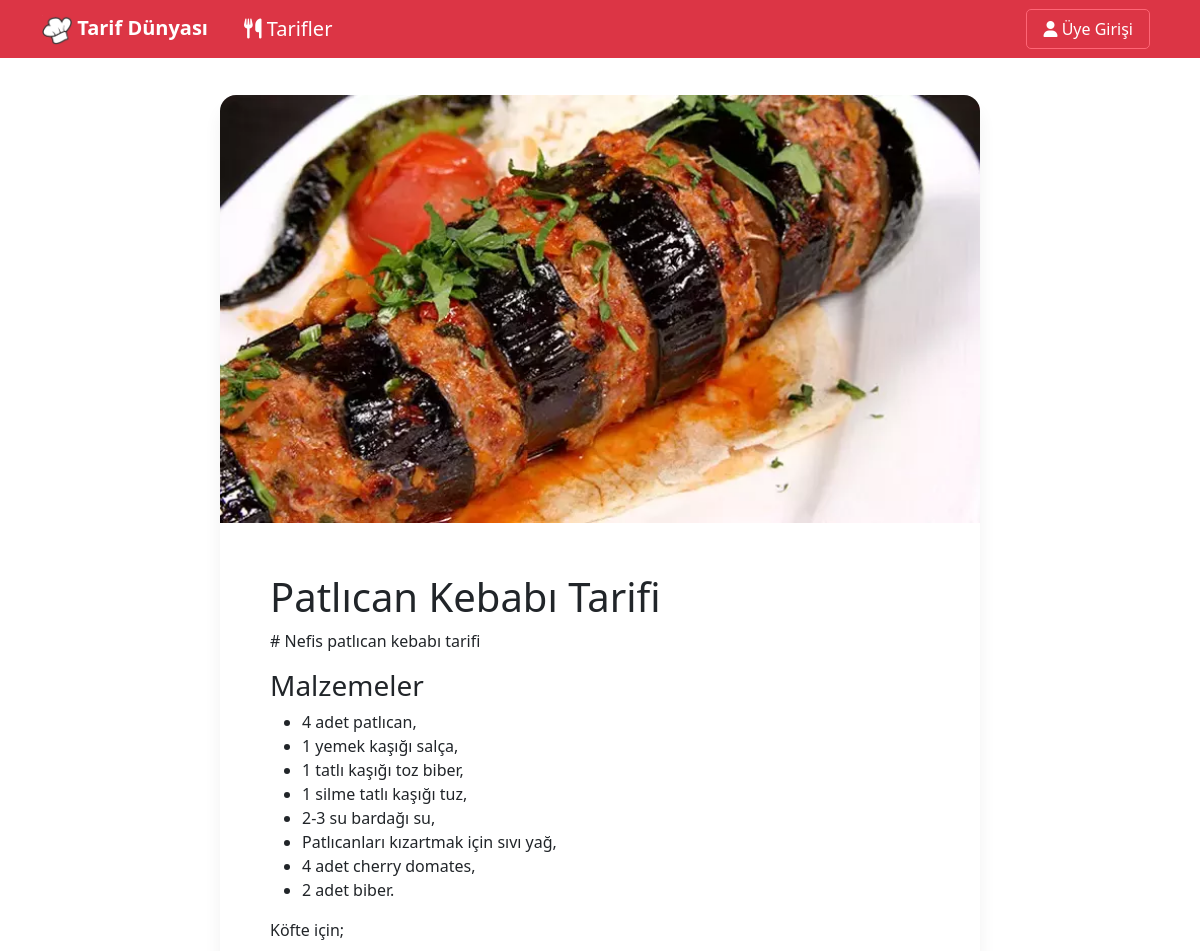
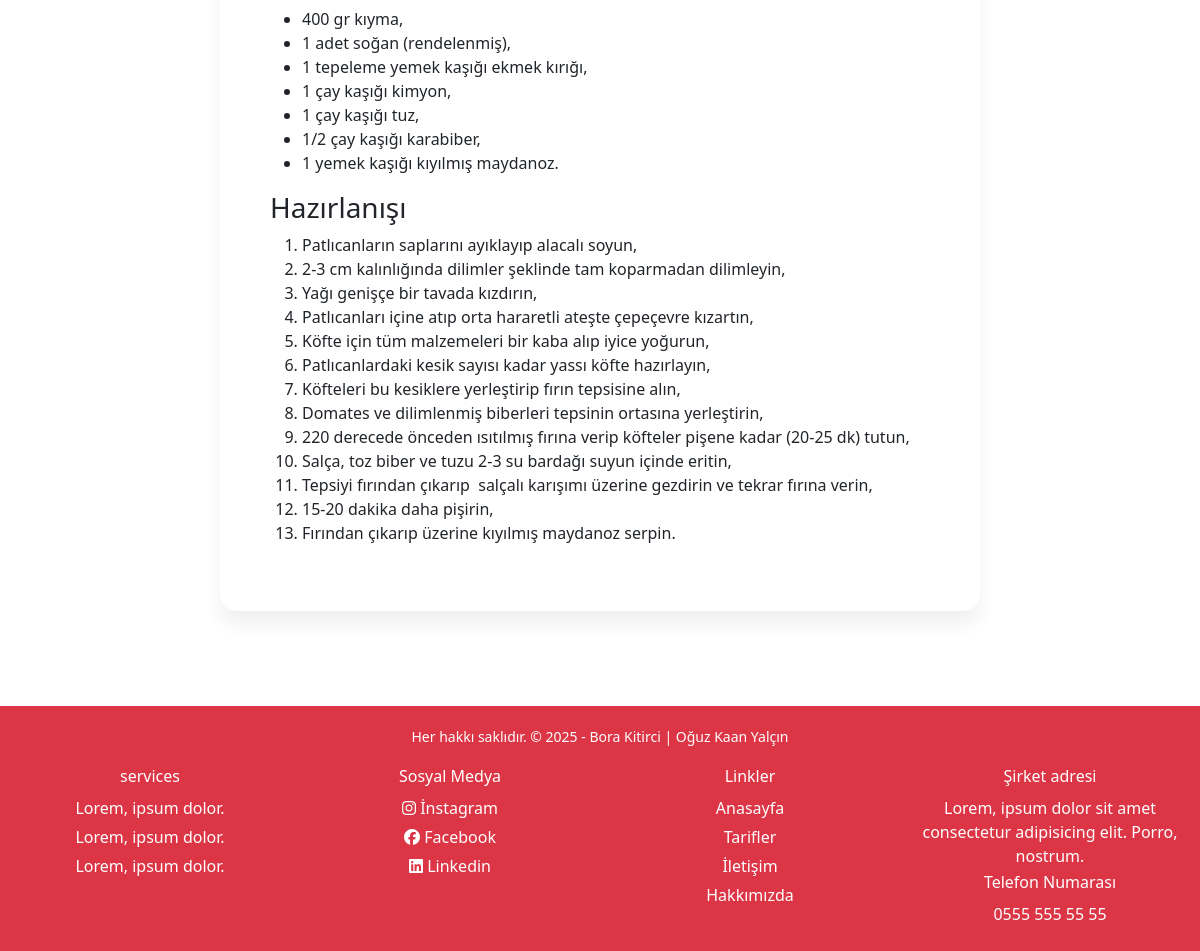
The app's page /tarifler/patlcan-kebabi-tarifi with its own data (2 pictures, top to bottom).
### foodMain/models.py (models this page shows, shortened)
class Food(models.Model):
    title = models.CharField(max_length=50)
    subtitle = models.CharField(max_length=100, default="")
    description = RichTextField()
    image_url = models.CharField(max_length=50)
    date = models.DateField()
    isUpdate = models.BooleanField()
    slug = models.SlugField(default="", null=False, unique=True, db_index=True)
    categories = models.ManyToManyField(Categories)

### foodMain/views.py (the view)
# urls.py: path("<slug:recipe_title>", views.details, name="recipe_details"),
def details(request, recipe_title):
    try:
        recipe = Food.objects.get(slug=recipe_title)
        kategoriler = Categories.objects.all()
    except:
        raise Http404()
    context = {
        'recipe': recipe,
        'categories': kategoriler
    }
    return render(request, 'foods/details.html', context)

### foodMain/Templates/foods/details.html (shortened to what this page needs)
{% extends "layout.html" %}
{% load static %}
{% block content %}
<div class="container_details">
    <div class="recipe_details">
        <img src="{% static 'foods/images/'|add:recipe.image_url %}" alt="{{ recipe.title }}" >
      <div class="content_details">
        <h1 class="title_details">{{ recipe.title }}</h1>
        <p># {{ recipe.subtitle }}</p>
        <p class="description_details">{{ recipe.description|safe }}</p>
      </div>
    </div>
  </div>
{% endblock content %}
{% block footer %}
{% include "foods/partials/_footer.html" %}
{% endblock footer %}

### pages/static/main.css (style rules this page uses)
body { font-family: 'Segoe UI', Tahoma, Geneva, Verdana, sans-serif; margin: 0; padding: 0; }
@media (min-width: 1200px) { .container_details { max-width: 800px; margin: 0 auto; padding: 20px; position: relative; top: 75px; } }
.recipe_details { border-radius: 10px; overflow: hidden; border-radius: 16px; -webkit-box-shadow: 0 14px 18px rgba(0, 0, 0, .06); box-shadow: 0 14px 18px rgba(0, 0, 0, .06); font-weight: 200; }
.recipe_details img { width: 100%; height: 50%; border-radius: 10px 10px 0 0; }
@media (min-width: 1200px) { .content_details { padding: 50px; } }
.title_details { margin-top: 0; }
.description_details { margin-bottom: 10px; margin: auto; }

### records on screen
Food: image_url (picture), title "Patlıcan Kebabı Tarifi", subtitle "Nefis patlıcan kebabı tarifi", description "Malzemeler 4 adet patlıcan, 1 yemek kaşığı salça, 1 tatlı kaşığı toz biber, 1 silme tatlı kaşığı tuz, 2-3 su bardağı su, Patlıcanları kızartmak için sıvı yağ, 4 adet cherry domates, 2 adet biber. Köfte için; 400 gr kıyma, 1 adet soğan (rendelenmiş), 1 tepeleme yemek kaşığı ekmek kırığı, 1 çay kaşığı kimyon, 1 çay kaşığı tuz, 1/2 çay kaşığı karabiber, 1 yemek kaşığı kıyılmış maydanoz. Hazırlanışı Patlıcanların saplarını ayıklayıp alacalı soyun, 2-3 cm kalınlığında dilimler şeklinde tam koparmadan dilimleyin, Yağı genişçe bir tavada kızdırın, Patlıcanları içine atıp orta hararetli ateşte çepeçevre kızartın, Köfte için tüm malzemeleri bir kaba alıp iyice yoğurun, Patlıcanlardaki kesik sayısı…"
